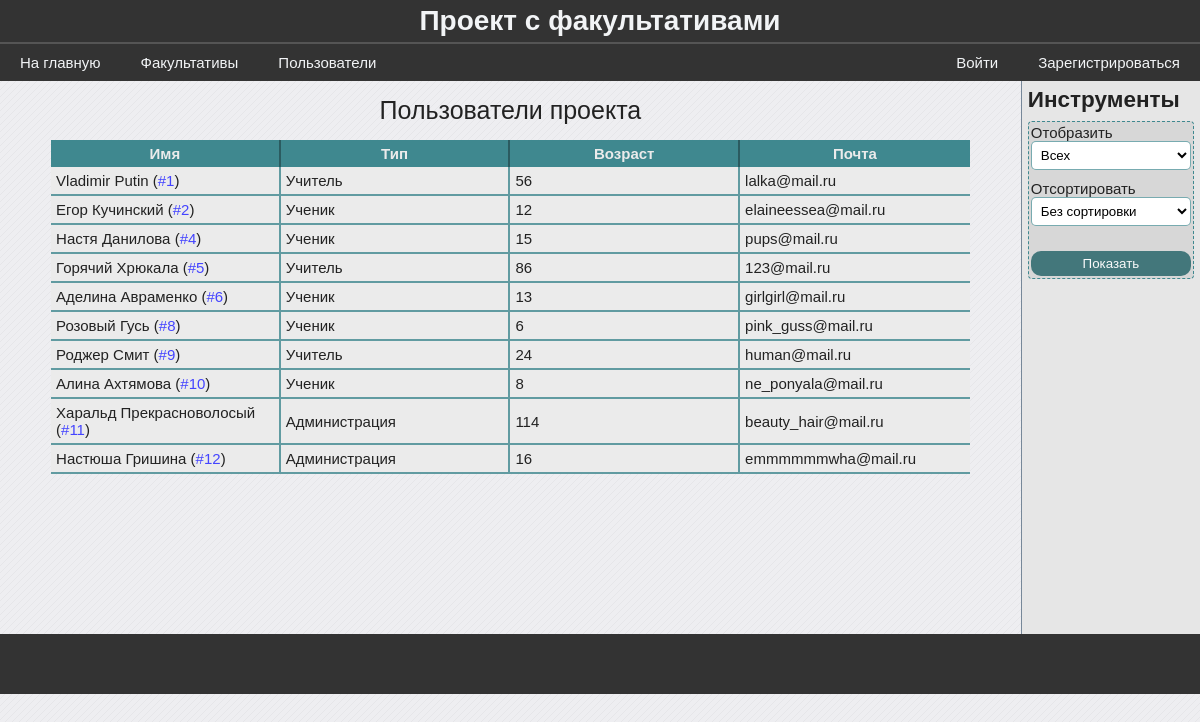
The app's page /users/, older data.
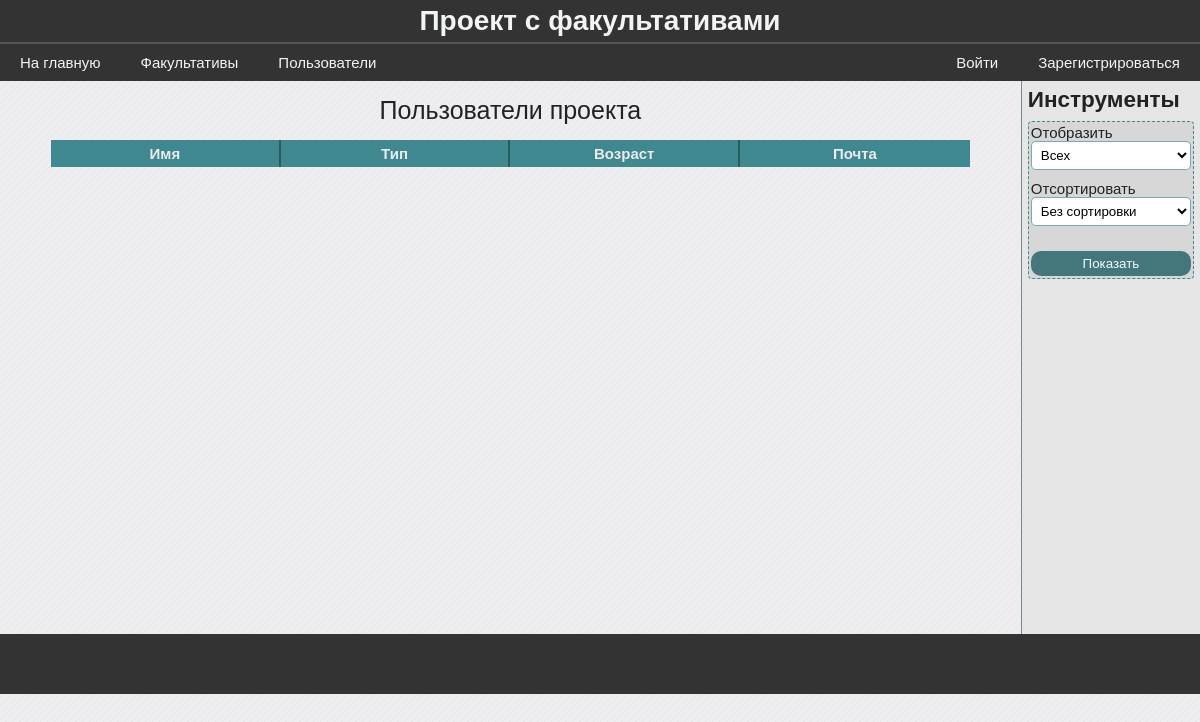
The same page, newer data.
### data/model_users.py (models this page shows, shortened)
class User(SqlAlchemyBase, UserMixin, SerializerMixin):
    __tablename__ = 'users'
    id = sqlalchemy.Column(sqlalchemy.Integer,
                           primary_key=True, autoincrement=True)
    surname = sqlalchemy.Column(sqlalchemy.String)
    name = sqlalchemy.Column(sqlalchemy.String)
    age = sqlalchemy.Column(sqlalchemy.Integer)
    email = sqlalchemy.Column(sqlalchemy.String)
    type = sqlalchemy.Column(sqlalchemy.Integer)
    last_time_in = sqlalchemy.Column(sqlalchemy.String,
                                     default=time.ctime)
    hashed_password = sqlalchemy.Column(sqlalchemy.String)
    photo = sqlalchemy.orm.relation("File", uselist=False)
    groups = sqlalchemy.orm.relation("Group",
                                     secondary="users_to_groups",
                                     backref="users")

### blueprints/users.py (the view)
@blueprint.route('/users/', methods=['GET', 'POST'])
def users():
    session = db_session.create_session()
    form = FormFilterUsers()
    if form.validate_on_submit():
        if form.filter_by.data == 4:
            users = session.query(User).all()
        else:
            users = session.query(User).filter(User.type == form.filter_by.data).all()
        if form.sort_by.data == 2:
            users.sort(key=lambda x: (x.name, x.surname))
        elif form.sort_by.data == 1:
            users.sort(key=lambda x: x.type)
        return render_template('users.html', users=users, bool_userbox=True, form=form)
    else:
        users = session.query(User).all()
        return render_template('users.html', users=users, bool_userbox=True, form=form)

### forms/form_filter_users.py
class FormFilterUsers(FlaskForm):
    filter_by = SelectField('Отобразить', choices=[(4, 'Всех'), (3, 'Учеников'), (2, 'Учителей'), (1, 'Администрацию')], coerce=int)
    sort_by = SelectField('Отсортировать', choices=[(3, 'Без сортировки'), (2, 'По алфавиту'), (1, 'По типу')], coerce=int)
    submit = SubmitField('Показать')

### data/db_session.py (called while the page is built)
def create_session() -> Session:
    global __factory
    return __factory()

### templates/users.html (shortened to what this page needs)
{% extends "base.html" %}
{% block content %}
    <table class="average-table">
        <caption>Пользователи проекта</caption>
        <thead>
            <th>Имя</th>
            <th>Тип</th>
            <th>Возраст</th>
            <th>Почта</th>
        </thead>
        <tbody>
            {% for user in users %}
                <tr>
                    <td>{{ user.name }} {{ user.surname }} (<a href="/user/{{ user.id }}">#{{ user.id }}</a>)</td>
                    <td>
                        {{ 'Ученик ' if user.type == 3 }}
                        {{ 'Учитель' if user.type == 2 }}
                        {{ 'Администрация' if user.type == 1 }}
                    </td>
                    <td>{{ user.age }}</td>
                    <td>{{ user.email }}</td>
                </tr>
            {% endfor %}
        </tbody>
    </table>
{% endblock %}
{% if bool_userbox %}
{% block userbox %}
    <h2>Инструменты</h2>
    {% from 'macros/render_field.html' import render_field %}
    <form method='POST' class='mini-form' novalidate>
        {{ render_field(form.filter_by, class="form-field")}}
        {{ render_field(form.sort_by, class="form-field")}}
        <section>
            {{ form.submit(class='blue-btn submit') }}
        </section>
    </form>
{% endblock %}
{% endif %}

Row changes from the older to the newer data that the page shows:
removed User: name "Vladimir", surname "Putin", id "1", type "Учитель", age "56", email "lalka@mail.ru"
removed User: name "Егор", surname "Кучинский", id "2", type "Ученик", age "12", email "elaineessea@mail.ru"
removed User: name "Настя", surname "Данилова", id "4", type "Ученик", age "15", email "pups@mail.ru"
removed User: name "Горячий", surname "Хрюкала", id "5", type "Учитель", age "86", email "123@mail.ru"
removed User: name "Аделина", surname "Авраменко", id "6", type "Ученик", age "13", email "girlgirl@mail.ru"
removed User: name "Розовый", surname "Гусь", id "8", type "Ученик", age "6", email "pink_guss@mail.ru"
removed User: name "Роджер", surname "Смит", id "9", type "Учитель", age "24", email "human@mail.ru"
removed User: name "Алина", surname "Ахтямова", id "10", type "Ученик", age "8", email "ne_ponyala@mail.ru"
removed User: name "Харальд", surname "Прекрасноволосый", id "11", type "Администрация", age "114", email "beauty_hair@mail.ru"
removed User: name "Настюша", surname "Гришина", id "12", type "Администрация", age "16", email "emmmmmmwha@mail.ru"
